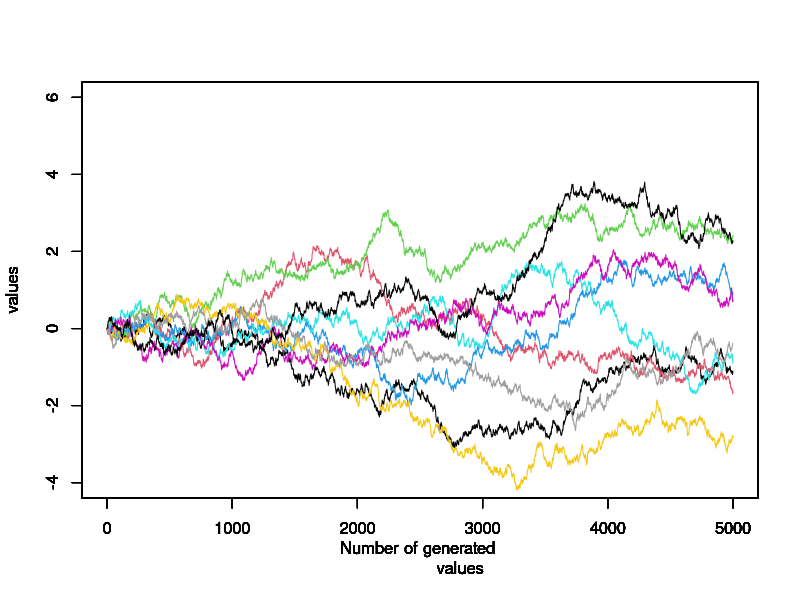

The R source for this figure:
w<-vector()
w1<-vector()
main<-function()
{
	i=1
	count=0
	exp_w2=0
	exp_w5=0
	for(j in 0:9)
	{
		w[1+5000*j]=0
		k=1
		while(i!=5000+5000*j)
		{
			w[i+1]=w[i]+sqrt(.001)*rnorm(1)
			i=i+1
		}
		m=i-4999
		while(m!=5000+5000*j)
		{
			w1[k]=w[m]
			k=k+1;
			m=m+1;
		}
		i=i+1
		plot(w1,type="l",col=j,ylim=c(-4,6),xlab="Number of generated 
		values",ylab="values")
		par(new=TRUE)
	}
	for(j in 0:9)
	{
		exp_w2=exp_w2+w[2000+5000*j]
		exp_w5=exp_w5+w[5000+5000*j]
	}
	cat("The expected value of w[2] is ",exp_w2/10,"\n")
	cat("The expected value of w[5] is ",exp_w5/10,"\n")
	par(new=FALSE)
}
main()


